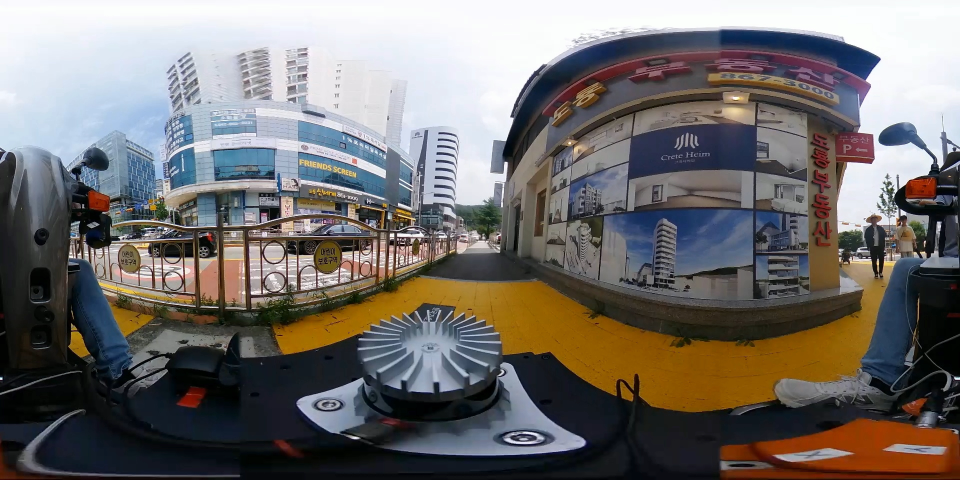
#> input picture erp/erp.png, 1920 x 960 px (shown at 1/2 size)
$ python erp.py
#> lines starting #> are read from the running program, lines starting #| are printed output that depends on the picture
import cv2 as cv
import numpy as np
import math

img = cv.imread("../erp.png")
#> img is the input picture: shape (960, 1920, 3); mean B, G, R 108.1, 110.4, 114.5

W = 1920
H = 960
cx = W/2
cy = H/2
hfov = 160
vfov = 50
PI = math.pi
f = W / (2 * PI)
Wd = int(2*f*math.tan(math.radians(hfov/2)))
Hd = int(2*f*math.tan(math.radians(vfov/2)))
print(Wd ,Hd)
dcx = Wd/2
dcy = Hd/2
theta = math.radians(90)
dst = []
for y in range(0,abs(Hd)) :
    dst_y = []
    for x in range(0,abs(Wd)) :
        dst_x = [0,0,0]
        dst_y.append(dst_x)
    dst.append(dst_y)
dst = np.array(dst,dtype=np.uint8)
cv.namedWindow('windw')

for x in range(0,abs(Wd)-1):
    xth = math.atan((x-dcx)/f)
    img_x = (xth+theta)*W / PI
    yf = f / np.cos(xth)
    for y in range(0,abs(Hd)-1):
        yth = math.atan((y-dcy)/yf)
        img_y = yth * H / PI + H/2
        dst[y,x] = img[int(img_y),int(img_x)]
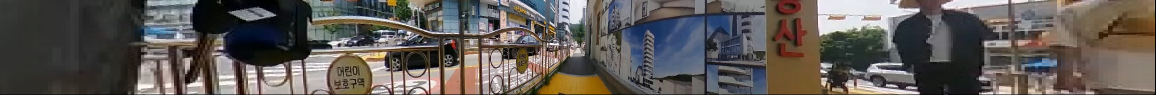
#> dst: shape (284, 3466, 3) (shown at 1/3 size); mean B, G, R 86.5, 90.4, 95.7
cv.imshow('windw',dst)
cv.waitKey()
